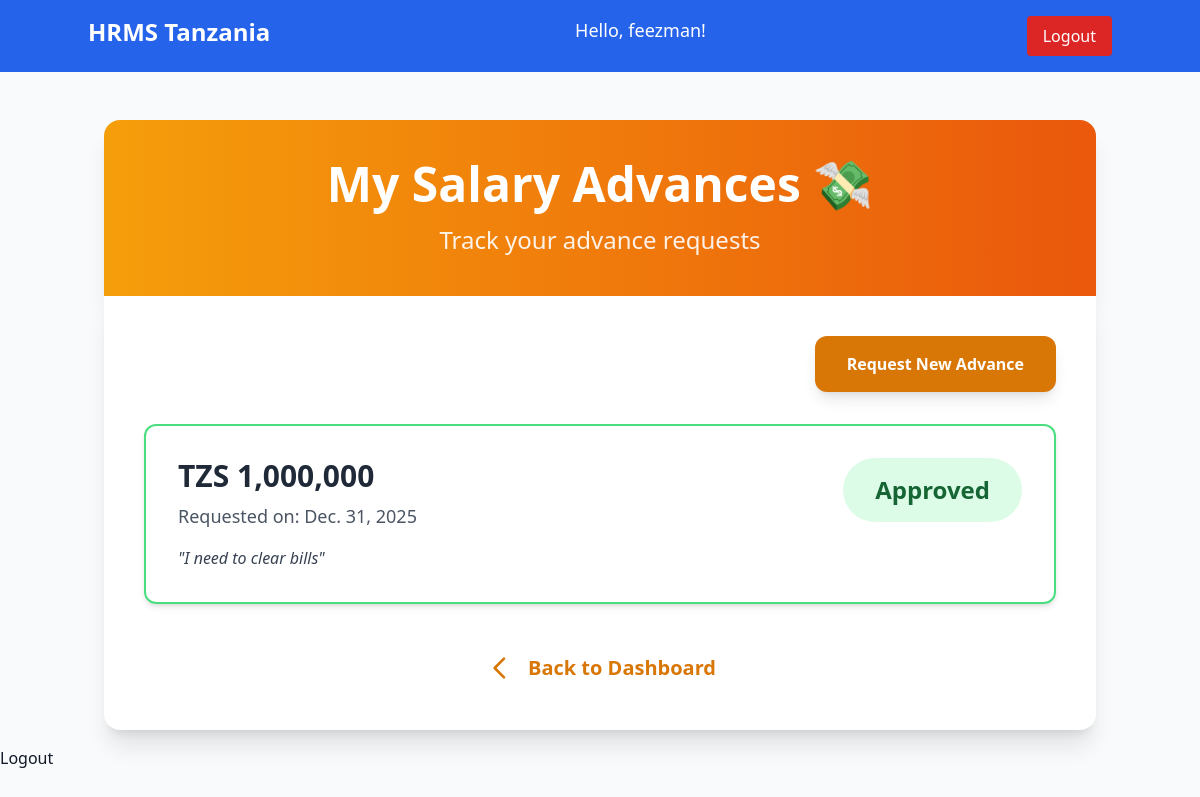
The page /my-salary-advances/ (signed in) on the database its author committed.
### hrms_app/models.py (models this page shows, shortened)
class SalaryAdvanceRequest(models.Model):
    employee = models.ForeignKey(Employee, on_delete=models.CASCADE)
    amount = models.DecimalField(max_digits=10, decimal_places=2)
    reason = models.TextField()
    request_date = models.DateField(auto_now_add=True)
    STATUS_CHOICES = [
        ('pending', 'Pending'),
        ('approved', 'Approved'),
        ('rejected', 'Rejected'),
    ]
    status = models.CharField(max_length=10, choices=STATUS_CHOICES, default='pending')

### hrms_app/views.py (the view)
# urls.py: path('my-salary-advances/', my_salary_advances, name='my_salary_advances'),
@login_required
def my_salary_advances(request):
    try:
        employee = Employee.objects.get(user=request.user)
        advances = SalaryAdvanceRequest.objects.filter(employee=employee).order_by('-request_date')
    except Employee.DoesNotExist:
        messages.error(request, "Your employee profile is not set up yet.")
        return redirect('dashboard')
    context = {
        'employee': employee,
        'advances': advances,
    }
    return render(request, 'my_salary_advances.html', context)

### hrms_app/templates/my_salary_advances.html (shortened to what this page needs)
{% extends 'base.html' %}
{% load humanize %}
{% block content %}
<div class="max-w-5xl mx-auto">
    <div class="bg-gradient-to-r from-amber-500 to-orange-600 text-white p-10 rounded-t-2xl shadow-xl text-center">
        <h1 class="text-5xl font-bold mb-4">My Salary Advances 💸</h1>
        <p class="text-2xl opacity-90">Track your advance requests</p>
    </div>
    <div class="bg-white rounded-b-2xl shadow-xl p-10">
        <div class="text-right mb-8">
            <a href="{% url 'salary_advance' %}" class="inline-block bg-amber-600 hover:bg-amber-700 text-white font-bold py-4 px-8 rounded-xl shadow-lg transition transform hover:scale-105">
                Request New Advance
            </a>
        </div>
        {% if advances %}
        <div class="space-y-6">
            {% for adv in advances %}
            <div class="border-2 {% if adv.status == 'approved' %}border-green-400{% elif adv.status == 'rejected' %}border-red-400{% else %}border-yellow-400{% endif %} rounded-xl p-8 shadow-md hover:shadow-xl transition">
                <div class="flex justify-between items-start">
                    <div>
                        <p class="text-3xl font-bold text-gray-800">
                            TZS {{ adv.amount|floatformat:0|intcomma }}
                        </p>
                        <p class="text-lg text-gray-600 mt-2">
                            Requested on: {{ adv.request_date }}
                        </p>
                        <p class="text-gray-700 mt-4 italic">
                            "{{ adv.reason }}"
                        </p>
                    </div>
                    <div class="text-right">
                        <span class="inline-block px-8 py-4 text-2xl font-bold rounded-full
                            {% if adv.status == 'approved' %}bg-green-100 text-green-800
                            {% elif adv.status == 'rejected' %}bg-red-100 text-red-800
                            {% else %}bg-yellow-100 text-yellow-800{% endif %}">
                            {{ adv.status|capfirst }}
                        </span>
                    </div>
                </div>
            </div>
            {% endfor %}
        </div>
        {% else %}
        <div class="text-center py-20">
            <p class="text-3xl text-gray-500">No salary advance requests yet.</p>
            <p class="text-xl text-gray-400 mt-6">Click the button above to request your first one!</p>
        </div>
        {% endif %}
        <div class="mt-12 text-center">
            <a href="{% url 'dashboard' %}" class="text-amber-600 hover:text-amber-800 font-bold text-xl flex items-center justify-center gap-3 inline-flex">
                <svg class="w-8 h-8" fill="none" stroke="currentColor" viewBox="0 0 24 24">
                    <path stroke-linecap="round" stroke-linejoin="round" stroke-width="2" d="M15 19l-7-7 7-7"/>
                </svg>
                Back to Dashboard
            </a>
        </div>
    </div>
</div>
{% endblock %}

### hrms_app/templates/base.html (shortened to what this page needs)
<!DOCTYPE html>
<html lang="en">
<head>
    <script src="https://cdn.tailwindcss.com"></script>
</head>
<body class="bg-gray-50 text-gray-900 min-h-screen">
    <nav class="bg-blue-600 p-4 text-white">
        <div class="container mx-auto flex justify-between">
            <h1 class="text-2xl font-bold">HRMS Tanzania</h1>
        {% if user.is_authenticated %}
    <span class="text-lg">Hello, {{ user.get_full_name|default:user.username }}!</span>
    <form method="post" action="{% url 'logout' %}" class="inline">
        <button type="submit" class="text-white hover:underline ml-4 bg-red-600 hover:bg-red-700 px-4 py-2 rounded transition">
            Logout
        </button>
    </form>
{% else %}
    <a href="{% url 'login' %}" class="hover:underline">Login</a>
{% endif %}
        </div>
    </nav>
    <div class="container mx-auto mt-8 p-4">
        {% block content %}{% endblock %}
    </div>
    <a href="{% url 'logout' %}" onclick="event.preventDefault(); document.getElementById('logout-form').submit();" class="hover:underline cursor-pointer">
    Logout
</a>
</body>
</html>

### rows shown on the page
SalaryAdvanceRequest: amount "1,000,000", request_date "Dec. 31, 2025", reason "I need to clear bills", status "Approved"

### other values the page prints
{{ user.get_full_name|default:user.username }} "feezman"
